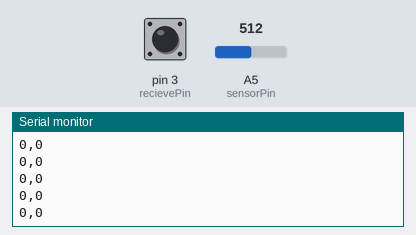
The sketch below on a simulated Arduino Uno, built with avr-gcc and run on an emulated ATmega328P. On the bench: the last lines printed to the serial monitor. Inputs (shaded band) come from the test bench; at power-on: A5 (sensorPin) = 512, pin 3 (recievePin) HIGH.

Above: at 1.2 s.
1.3 s: A5 (sensorPin) set to 716
At 1.9 s:
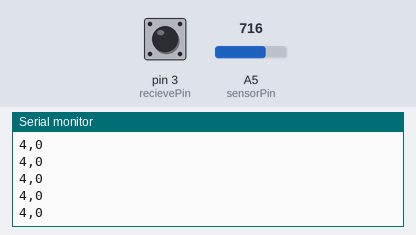
2.8 s: pin 3 (recievePin) pulled LOW for 0.15 s
4.4 s: A5 (sensorPin) set to 900
At 5.3 s:
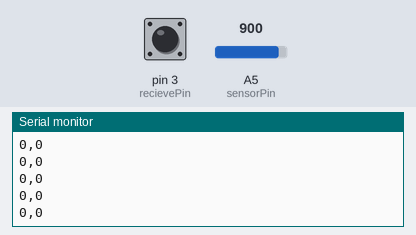
Timing chart, 0 to 7.4 s (numbered marks = the images above; inputs shaded):
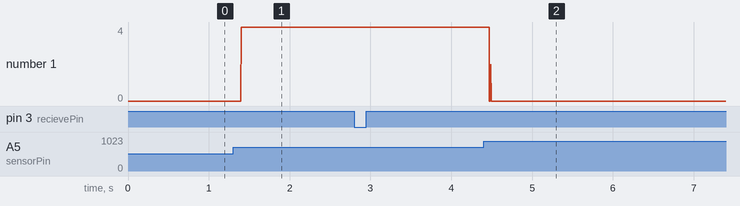

The sketch:

Demo_ArduinoControl.ino
```cpp
#include <CapacitiveSensor.h>

// 静電容量・センサ
const int transPin = 2;    // センサとして使用する送信側のピン番号
const int recievePin = 3;  // センサとして使用する受信側のピン番号
const int sensorPin = 5;   // 電圧を読み取るピン(AnalogInput)
CapacitiveSensor CapSensor = CapacitiveSensor(transPin, recievePin);  // 静電容量センサ

// バッファ
const int BUFFER_LENGTH = 5;                    // バッファのサイズ
const int INDEX_OF_MIDDLE = BUFFER_LENGTH / 2;  // バッファの中央のインデックス
long volt_buffer1[BUFFER_LENGTH];                // 電圧バッファ1
long volt_buffer2[BUFFER_LENGTH];                // 電圧バッファ2
long cap_buffer1[BUFFER_LENGTH];                // 静電容量バッファ1
long cap_buffer2[BUFFER_LENGTH];                // 静電容量バッファ2
int firstCap = 0;                               // 静電容量セットアップ認識用
int index = 0;                                  // 電圧バッファに書き込むインデックス
int capIndex = 0;                               // 静電容量バッファに書き込むインデックス
int LoopCount = BUFFER_LENGTH * BUFFER_LENGTH;  // 平均値を用いるために、セットアップ時に LoopCount 分 loop() を回しておく

// スイッチ
int switchNum = 4;            // スイッチの種類の数
int switchRange[4][2];        // 各スイッチの電圧範囲（[switchNum][最小値, 最大値]）
int switchType = 0;           // スイッチの種類（0 = 存在しない）
const int thresholdH = 1000;    // しきい値 High
const int thresholdL = 100;    // しきい値 Low
boolean preTouched = false;   // 前回タッチしていたかどうか

int wasTmp = 0;
int isTmp = 0;

void setup() {
    CapSensor.reset_CS_AutoCal();   // 静電容量センサをキャリブレーション
    Serial.begin(9600);             // シリアル通信を開始
    initSwitch();                   // 各スイッチの電圧範囲の初期化
    for(int i = 0; i < LoopCount; i++){
        SenseVolt();
    }
}

void loop() {
    /* タッチ状態を引き継ぐ */
    boolean curTouched = preTouched;

    /* 電圧を測定（2段階スムージング） */
    long Volt = SenseVolt();

    /* スイッチが存在するとき */
    if(switchExist(Volt)){
        /* 静電容量を測定 */
        // 静電容量のセットアップ（事前スムージング処理）
        if(firstCap == 0){
            for(int i = 0; i < LoopCount; i++){
                SenseCap();
            }
            firstCap++;
        }
        long Cap = SenseCap();

        /* タッチ判定 */
        // 測定した静電容量の値が上のしきい値より大きければ触れていると判定
        if(Cap > thresholdH){
            curTouched = true;
        }
        // 測定した静電容量の値が下のしきい値より小さければ触れていないと判定
        else if(Cap < thresholdL){
            curTouched = false;
        }
        // ※しきい値の上と下の間である場合は、前回のタッチ状態を引き継ぐ
        preTouched = curTouched;    // 現在のタッチ状態を保存しておく
    }

    /* スイッチの種類と触れているかどうかをシリアルに書き込む */
    /* 複数の数値を通信したいときは、一つの文字列にまとめて、processing 側でパースする必要がある */
    Serial.print(switchType);
    Serial.print(",");
    Serial.println(curTouched);
}

/* 電圧を測定 */
long SenseVolt(){
    long raw = analogRead(sensorPin);                        // AnalogInputから電圧値を測定
    volt_buffer1[index] = raw;                               // その結果を buffer1 に蓄積する
    long average = smoothByMeanFilter(volt_buffer1);         // Meanフィルタでスムージング
    volt_buffer2[index] = average;                           // 電圧の平均値を蓄積
    long FilterVoltValue = smoothByMeanFilter(volt_buffer2); // スムージングした電圧値を保存
    index = (index + 1) % BUFFER_LENGTH;                     // インデックス更新

    return FilterVoltValue;
}

/* 静電容量を測定 */
long SenseCap(){
    long raw = CapSensor.capacitiveSensor(10);
    cap_buffer1[capIndex] = raw;
    long average = smoothByMeanFilter(cap_buffer1);
    cap_buffer2[capIndex] = average;
    long FilterCapValue = smoothByMeanFilter(cap_buffer2);
    capIndex = (capIndex + 1) % BUFFER_LENGTH;               // インデックス更新

    return FilterCapValue;
}

/* スイッチが取り付けられているかどうか判定する */
boolean switchExist(int val){
    for(int i = 0; i < switchNum; i++){
        if(switchRange[i][0] < val && val < switchRange[i][1]){
            switchType = i + 1;    // スイッチの種類を保存しておく
            return true;
        }
    }
    // スイッチが取り付けられていないとき
    switchType = 0;
    return false;
}

/* Meanフィルタ(平均化)によるスムージング */
long smoothByMeanFilter(long *box){
    long sum = 0;
    // 電圧値の合計を求める
    for(int i = 0; i < BUFFER_LENGTH; i++){
        sum += box[i];
    }
    // その平均を返す
    return (long)(sum / BUFFER_LENGTH);
}

/* 各スイッチの電圧範囲の初期化 */
void initSwitch(){
    // スイッチ 2
    switchRange[1][0] = 800;    // min
    switchRange[1][1] = 850;    // max
    // スイッチ 4
    switchRange[3][0] = 680;    // min
    switchRange[3][1] = 735;    // max
    // スイッチ 1
    switchRange[0][0] = 465;    // min
    switchRange[0][1] = 499;    // max
    // スイッチ 3
    switchRange[2][0] = 180;    // min = 250
    switchRange[2][1] = 210;    // max = 300
}
```

Measured:
- after the input at 1.3 s, the serial monitor: prints a new line after 0.10 s (image 1)
- after the input at 4.4 s, the serial monitor: prints a new line after 0.07 s (image 2)
- plotted number 1: 0 → 4 after the input at 1.3 s
